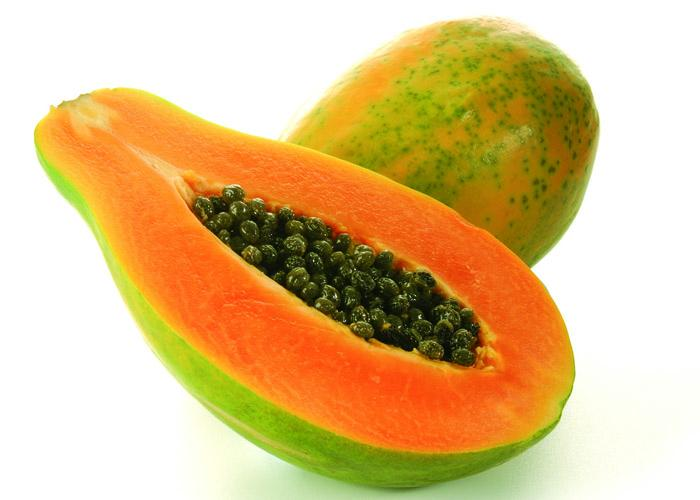
#> input picture dudu.jpg, 700 x 500 px, given in place of dalat.jpg, which was not available
$ jupyter execute lap4.ipynb
#> lines starting #> are read from the running program, lines starting #| are printed output that depends on the picture; after the words box and inside, x2 and y2 are one past the last pixel; in counts of white or black regions, pixels touching at a corner belong together; pictures that were not available may be replaced by others from this repository, and a replacement may not be noted
[cell 1]
from PIL import Image
import numpy as np
import imageio.v2 as iio
import scipy.ndimage as nd
import matplotlib.pylab as plt
from skimage.filters.thresholding import threshold_otsu

# Đọc ảnh và chuyển sang ảnh xám
data = Image.open('exercise/dalat.jpg').convert('L')
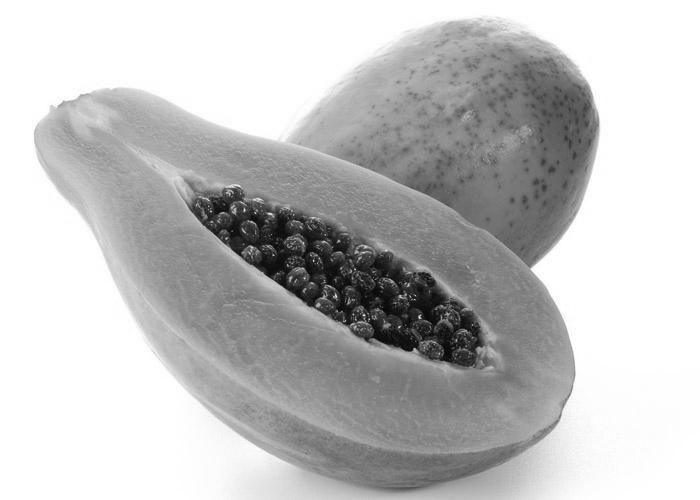
#> data: PIL image 700x500 L; min 1, max 255, mean 193

# Chuyển ảnh sang mảng numpy
a = np.asarray(data)

# Thực hiện ngưỡng Otsu
thres = threshold_otsu(a)
#> thres = 190

# Giữ lại các pixel có giá trị lớn hơn ngưỡng
b = a > thres
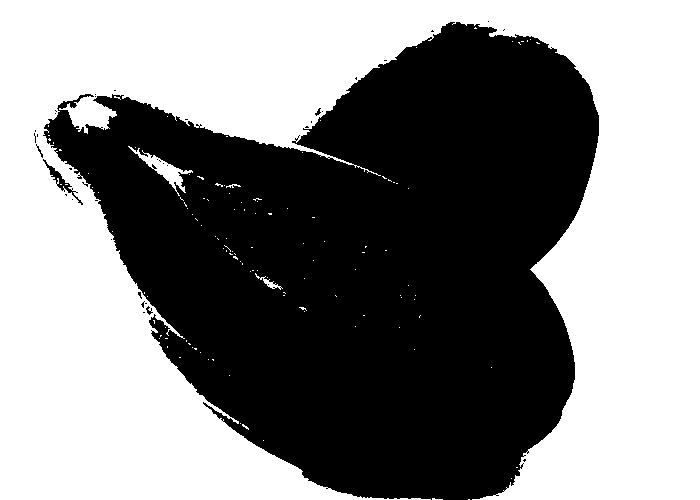
#> b: shape (500, 700) bool; 52% white; 37 black regions (32 under 20 px), largest, box (x1, y1, x2, y2) and area: (43, 22, 599, 500) 167626, (43, 159, 83, 205) 264, (146, 306, 153, 315) 28, (36, 144, 43, 158) 24, (315, 108, 321, 116) 23

# Chuyển lại thành ảnh để hiển thị
b = Image.fromarray((b * 255).astype(np.uint8))

# Hiển thị ảnh kết quả
plt.imshow(b, cmap='gray')
plt.show()

[cell 2]
from PIL import Image
import numpy as np
import imageio.v2 as iio
import scipy.ndimage as nd
import matplotlib.pylab as plt
from skimage.filters import threshold_local

# Đọc ảnh và chuyển sang ảnh xám
data = Image.open('exercise/dalat.jpg').convert('L')

# Chuyển ảnh thành mảng numpy
a = np.asarray(data)

# Thực hiện local thresholding (cửa sổ kích thước 39, offset = 10)
thresh = threshold_local(a, 39, offset=10)

# So sánh để tạo ảnh nhị phân
b = a > thresh
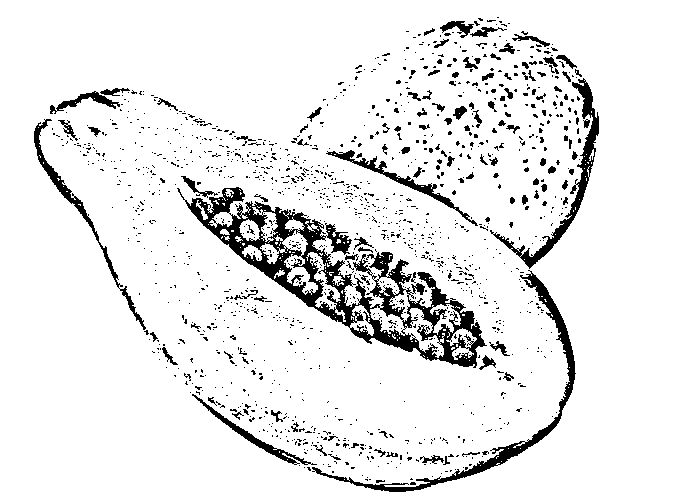
#> b: shape (500, 700) bool; 91.5% white; 1433 black regions (1316 under 20 px), largest, box (x1, y1, x2, y2) and area: (177, 187, 487, 368) 11290, (312, 270, 576, 492) 2929, (490, 78, 599, 269) 2098

# Chuyển lại thành ảnh để hiển thị (nhân 255 để có giá trị 0/255)
b = Image.fromarray((b * 255).astype(np.uint8))

# Hiển thị ảnh kết quả
plt.imshow(b, cmap='gray')
plt.show()

[cell 3]
import cv2
from PIL import Image
import numpy as np
import imageio.v2 as iio
import scipy.ndimage as nd
from scipy.ndimage import label
import matplotlib.pylab as plt
from skimage.filters import threshold_local

# Mở ảnh và chuyển sang ảnh xám
data = cv2.imread('exercise/dalat.jpg')
#> data: shape (500, 700, 3)
a = cv2.cvtColor(data, cv2.COLOR_BGR2GRAY)

# Ngưỡng Otsu (nhị phân đảo)
thresh, b1 = cv2.threshold(a, 0, 255, cv2.THRESH_BINARY_INV + cv2.THRESH_OTSU)
#> thresh = 190

# Do phương pháp Otsu chia quá nhiều, nên thực hiện co lại (erosion)
b2 = cv2.erode(b1, None, iterations=2)
#> b2: shape (500, 700); 45.1% white; 8 white regions (6 under 20 px), largest, box (x1, y1, x2, y2) and area: (51, 25, 597, 500) 157876, (157, 322, 165, 333) 46

# Tính khoảng cách transform
dist_trans = cv2.distanceTransform(b2, 2, 3)
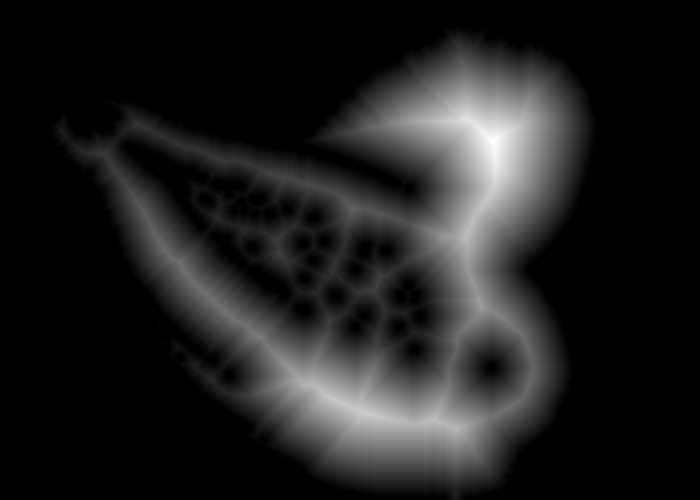
#> dist_trans: shape (500, 700) float32; min 0, max 97.41, mean 12.2; drawn with min black and max white

# Ngưỡng ảnh distance transform để lấy vùng foreground
thresh, dt = cv2.threshold(dist_trans, 1, 255, cv2.THRESH_BINARY)
#> dt: shape (500, 700) float32; 44.1% white; 2 white regions, box (x1, y1, x2, y2) and area: (52, 26, 596, 500) 154346, (158, 323, 163, 332) 20

# Gán nhãn
labelled, ncc = label(dt)
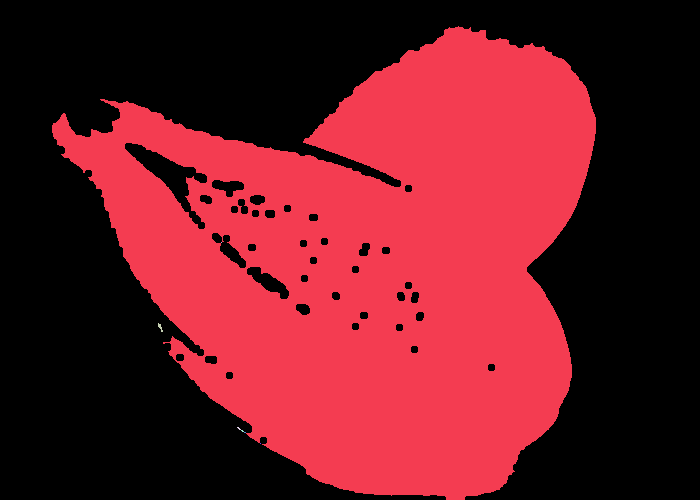
#> labelled: shape (500, 700) int32; 8 distinct labels, from 0 to 7; one colour per label, 0 black
#> ncc = 7

# Chuyển sang kiểu int32 (yêu cầu của watershed)
labelled = labelled.astype(np.int32)

# Thực hiện watershed
cv2.watershed(data, labelled)

# Chuyển kết quả thành ảnh hiển thị
b = Image.fromarray((labelled * (255 // labelled.max())).astype(np.uint8))
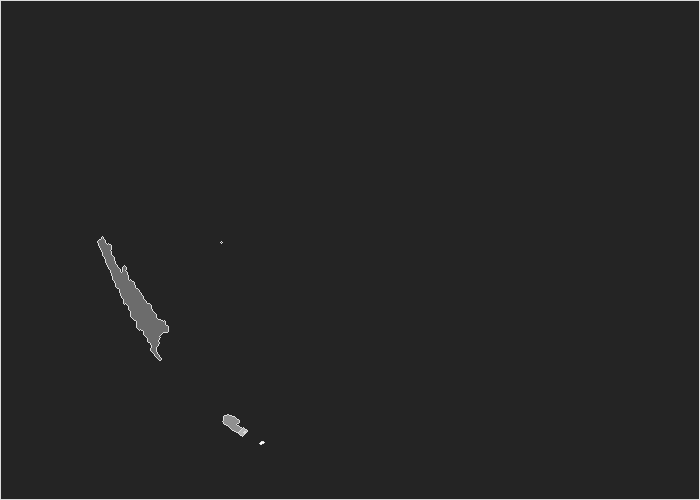
#> b: PIL image 700x500 L; min 36, max 252, mean 37.9

# Hiển thị kết quả
plt.imshow(b, cmap='gray')
plt.show()

[cell 4]
import cv2
from PIL import Image
import numpy as np
import imageio.v2 as iio
import scipy.ndimage as nd
from scipy.ndimage import label
import matplotlib.pylab as plt
from skimage.filters import threshold_local

# Mở ảnh và chuyển sang ảnh xám
data = Image.open('exercise/dalat.jpg').convert('L')

# Thực hiện phép giãn ảnh (dilation) 50 lần
b = nd.binary_dilation(np.array(data), iterations=50)
#> b: shape (500, 700) bool; every value is 1

# Chuyển kết quả về ảnh để hiển thị
c = Image.fromarray((b * 255).astype(np.uint8))
#> c: PIL image 700x500 L; every value is 255

# Hiển thị kết quả
c.show()           # Hiển thị bằng trình xem ảnh mặc định
plt.imshow(c, cmap='gray')  # Hiển thị bằng matplotlib
plt.show()

[cell 5]
import cv2
from PIL import Image
import numpy as np
import imageio.v2 as iio
import scipy.ndimage as nd
from scipy.ndimage import label
import matplotlib.pylab as plt
from skimage.filters import threshold_local

# Mở ảnh và chuyển sang ảnh xám
data = Image.open('exercise/dalat.jpg').convert('L')

# Chuyển ảnh thành mảng numpy
data_np = np.array(data)

# Định nghĩa phần tử cấu trúc (structuring element)
s = np.array([[0, 1, 0],
              [1, 1, 1],
              [0, 1, 0]])

# Thực hiện phép mở (opening) 25 lần
b = nd.binary_opening(data_np, structure=s, iterations=25)
#> b: shape (500, 700) bool; 99.6% white; 4 black regions, box (x1, y1, x2, y2) and area: (0, 0, 25, 25) 325, (675, 0, 700, 25) 325, (0, 475, 25, 500) 325, (675, 475, 700, 500) 325

# Chuyển kết quả thành ảnh để hiển thị
c = Image.fromarray((b * 255).astype(np.uint8))

# Hiển thị kết quả
c.show()               # Hiển thị bằng trình xem ảnh mặc định
plt.imshow(c, cmap='gray')   # Hiển thị bằng matplotlib
plt.show()

[cell 6]
import cv2
from PIL import Image
import numpy as np
import imageio.v2 as iio
import scipy.ndimage as nd
from scipy.ndimage import label
import matplotlib.pylab as plt
from skimage.filters import threshold_local

# Mở ảnh và chuyển sang ảnh xám
data = Image.open('exercise/dalat.jpg').convert('L')

# Chuyển ảnh sang mảng numpy
data_np = np.array(data)

# Định nghĩa phần tử cấu trúc (structuring element)
s = np.array([[0, 1, 0],
              [1, 1, 1],
              [0, 1, 0]])

# Thực hiện phép co (erosion) 50 lần
b = nd.binary_erosion(data_np, structure=s, iterations=50)
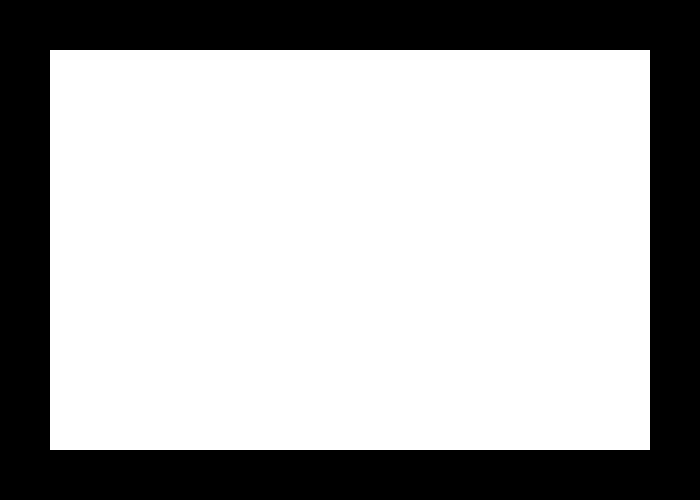
#> b: shape (500, 700) bool; 68.6% white; 1 black region, box (x1, y1, x2, y2) and area: (0, 0, 700, 500) 110000

# Chuyển kết quả thành ảnh để hiển thị
c = Image.fromarray((b * 255).astype(np.uint8))

# Hiển thị kết quả
c.show()               # Hiển thị bằng trình xem ảnh mặc định
plt.imshow(c, cmap='gray')   # Hiển thị bằng matplotlib
plt.show()

[cell 7]
import cv2
from PIL import Image
import numpy as np
import imageio.v2 as iio
import scipy.ndimage as nd
from scipy.ndimage import label
import matplotlib.pylab as plt
from skimage.filters import threshold_local

# Mở ảnh và chuyển sang ảnh xám
data = Image.open('exercise/dalat.jpg').convert('L')

# Chuyển ảnh sang mảng numpy
data_np = np.array(data)

# Định nghĩa phần tử cấu trúc (structuring element)
s = np.array([[0, 1, 0],
              [1, 1, 1],
              [0, 1, 0]])

# Thực hiện phép đóng (closing) 50 lần
b = nd.binary_closing(data_np, structure=s, iterations=50)

# Chuyển kết quả thành ảnh để hiển thị
c = Image.fromarray((b * 255).astype(np.uint8))

# Hiển thị kết quả
c.show()                # Hiển thị bằng trình xem ảnh mặc định
plt.imshow(c, cmap='gray')   # Hiển thị bằng matplotlib
plt.show()

[cell 8]
from PIL import Image
import numpy as np
from skimage.filters import threshold_otsu
import matplotlib.pyplot as plt

# Bước 1: Đọc ảnh từ thư mục exercise
img = Image.open('exercise/dalat.jpg').convert('L')  # chuyển ảnh sang xám

# Bước 2: Cắt (ví dụ: chọn vùng LangBiang)
# Bạn cần biết tọa độ vùng chứa LangBiang trong ảnh. Ví dụ:
left, upper, right, lower = 200, 100, 500, 400
crop = img.crop((left, upper, right, lower))
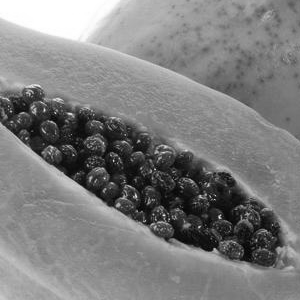
#> crop: PIL image 300x300 L; min 1, max 255, mean 125.7

# Bước 3: Tịnh tiến vùng chọn sang phải 100px
crop_array = np.array(crop)
h, w = crop_array.shape
#> h = 300; w = 300
new_w = w + 100
#> new_w = 400
translated = np.zeros((h, new_w), dtype=crop_array.dtype)
translated[:, 100:] = crop_array
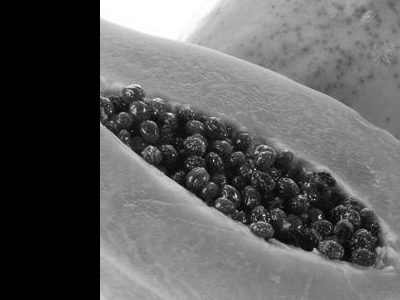
#> translated: shape (300, 400); min 0, max 255, mean 94.3

# Bước 4: Áp dụng Otsu hoặc ngưỡng thủ công 0.3
# (ngưỡng 0.3 dựa trên max pixel value 255 → 0.3*255)
threshold = 0.3 * 255
binary = (translated > threshold).astype(np.uint8) * 255
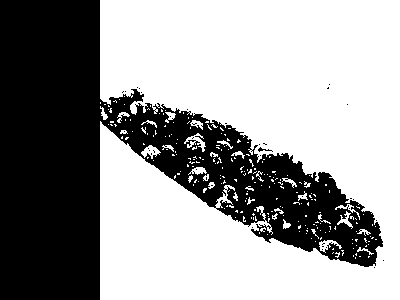
#> binary: shape (300, 400); 60.8% white; 39 black regions (37 under 20 px), largest, box (x1, y1, x2, y2) and area: (0, 0, 383, 300) 46965, (258, 147, 273, 152) 27

# Bước 5: Lưu và hiển thị
result_img = Image.fromarray(binary)
result_img.save('lang_biang.jpg')

# Hiển thị
plt.imshow(result_img, cmap='gray')
plt.axis('off')
plt.show()

[cell 9]
from PIL import Image
import numpy as np
from skimage.filters import threshold_otsu
import matplotlib.pyplot as plt

# Bước 1: Đọc ảnh từ thư mục exercise
img = Image.open('exercise/dalat.jpg').convert('L')  # chuyển ảnh sang xám

# Bước 2: Cắt (ví dụ: chọn vùng LangBiang)
# Bạn cần biết tọa độ vùng chứa LangBiang trong ảnh. Ví dụ:
left, upper, right, lower = 200, 100, 500, 400
crop = img.crop((left, upper, right, lower))

# Bước 3: Tịnh tiến vùng chọn sang phải 100px
crop_array = np.array(crop)
h, w = crop_array.shape
new_w = w + 100
translated = np.zeros((h, new_w), dtype=crop_array.dtype)
translated[:, 100:] = crop_array

# Bước 4: Áp dụng Otsu hoặc ngưỡng thủ công 0.3
# (ngưỡng 0.3 dựa trên max pixel value 255 → 0.3*255)
threshold = 0.3 * 255
binary = (translated > threshold).astype(np.uint8) * 255

# Bước 5: Lưu và hiển thị
result_img = Image.fromarray(binary)
result_img.save('lang_biang.jpg')

# Hiển thị
plt.imshow(result_img, cmap='gray')
plt.axis('off')
plt.show()

[cell 10]
import cv2
import numpy as np
from PIL import Image
from skimage.filters import threshold_local, threshold_otsu
import scipy.ndimage as nd
import matplotlib.pyplot as plt

# Các hàm xử lý ảnh mẫu:
def coordinate_mapping(img):
    print("Đang chạy coordinate_mapping (demo: không làm gì)")
    return img

def rotate(img, angle=45):
    print(f"Đang xoay {angle} độ")
    (h, w) = img.shape[:2]
    M = cv2.getRotationMatrix2D((w/2, h/2), angle, 1)
    return cv2.warpAffine(img, M, (w, h))

def scale(img, fx=1.5, fy=1.5):
    print(f"Đang scale với fx={fx}, fy={fy}")
    return cv2.resize(img, None, fx=fx, fy=fy)

def shift(img, tx=50, ty=50):
    print(f"Đang dịch ảnh sang phải {tx}px, xuống {ty}px")
    M = np.float32([[1, 0, tx], [0, 1, ty]])
    return cv2.warpAffine(img, M, (img.shape[1], img.shape[0]))

def adaptive_thresholding(img):
    print("Đang chạy adaptive_thresholding")
    return cv2.adaptiveThreshold(
        cv2.cvtColor(img, cv2.COLOR_BGR2GRAY),
        255, cv2.ADAPTIVE_THRESH_MEAN_C, cv2.THRESH_BINARY, 11, 2
    )

def binary_dilation(img, iterations=5):
    print(f"Đang chạy binary_dilation với iterations={iterations}")
    img_gray = cv2.cvtColor(img, cv2.COLOR_BGR2GRAY)
    return nd.binary_dilation(img_gray, iterations=iterations).astype(np.uint8) * 255

def binary_erosion(img, iterations=5):
    print(f"Đang chạy binary_erosion với iterations={iterations}")
    img_gray = cv2.cvtColor(img, cv2.COLOR_BGR2GRAY)
    return nd.binary_erosion(img_gray, iterations=iterations).astype(np.uint8) * 255

def otsu(img):
    print("Đang chạy Otsu")
    img_gray = cv2.cvtColor(img, cv2.COLOR_BGR2GRAY)
    thresh = threshold_otsu(img_gray)
    return (img_gray > thresh).astype(np.uint8) * 255

# Tạo menu
print("""
Chọn chức năng:
geometric_transformation:
    1. coordinate_mapping
    2. Rotate
    3. Scale
    4. Shift
segment:
    5. Adaptive_thresholding
    6. Binary_dilation
    7. Binary_erosion
    8. Otsu
""")

# Đọc ảnh gốc
image_path = 'exercise/dalat.jpg'  # sửa lại đường dẫn nếu cần
img = cv2.imread(image_path)

# Nhập lựa chọn
choices = input("Nhập số chức năng muốn chạy (cách nhau bằng dấu cách, ví dụ: 2 8): ").split()
#> the answer given: 1

# Xử lý ảnh theo lựa chọn
result = img.copy()

for choice in choices:
    if choice == '1':
        result = coordinate_mapping(result)
    elif choice == '2':
        result = rotate(result)
    elif choice == '3':
        result = scale(result)
    elif choice == '4':
        result = shift(result)
    elif choice == '5':
        result = adaptive_thresholding(result)
    elif choice == '6':
        result = binary_dilation(result)
    elif choice == '7':
        result = binary_erosion(result)
    elif choice == '8':
        result = otsu(result)

# Hiển thị kết quả
plt.imshow(result, cmap='gray' if len(result.shape)==2 else None)
plt.title("Kết quả")
plt.axis('off')
plt.show()

$ run again, on kiwi.jpg
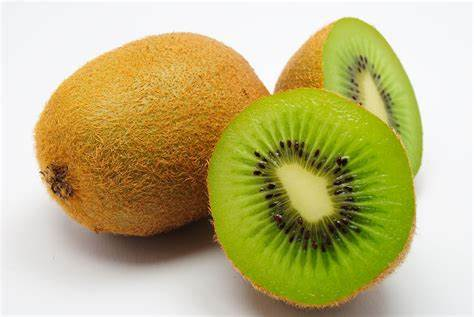
#> input picture kiwi.jpg, 474 x 317 px, given in place of dalat.jpg, which was not available
#> thres = 180
#> `b = a > thresh`:
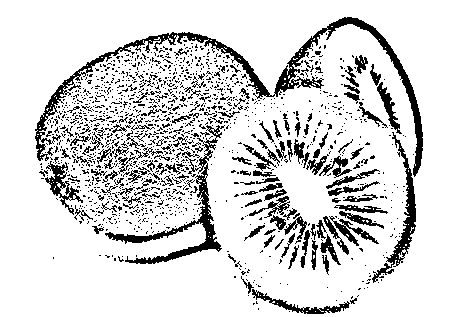
#> b: shape (317, 474) bool; 85.1% white; 1374 black regions (1233 under 20 px), largest, box (x1, y1, x2, y2) and area: (35, 17, 423, 177) 4477, (105, 125, 225, 264) 2035, (372, 132, 416, 283) 1138
#> b1: shape (317, 474); 52.6% white; 482 black regions (450 under 20 px), largest, box (x1, y1, x2, y2) and area: (0, 0, 474, 317) 64872, (278, 164, 329, 218) 1533, (330, 26, 405, 96) 1386
#> b2: shape (317, 474); 42.1% white; 38 white regions (34 under 20 px), largest, box (x1, y1, x2, y2) and area: (39, 34, 420, 317) 63042, (355, 21, 379, 37) 78, (336, 20, 350, 27) 54, (195, 77, 206, 85) 39
#> dt: shape (317, 474) float32; 39.6% white; 19 white regions (14 under 20 px), largest, box (x1, y1, x2, y2) and area: (40, 46, 419, 317) 59339, (59, 94, 68, 106) 61, (206, 80, 224, 93) 51, (338, 21, 349, 26) 23, (356, 23, 371, 31) 23
#> labelled: shape (317, 474) int32; 32 distinct labels, from 0 to 31
#> ncc = 31
#> `binary = (translated > threshold).astype(np.uint8) * 255`:
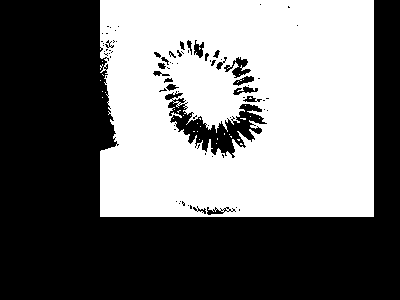
#> binary: shape (300, 400); 45.8% white; 35 white regions (34 under 20 px), largest, box (x1, y1, x2, y2) and area: (100, 0, 374, 217) 54866

$ run again, on lang_biang.jpg
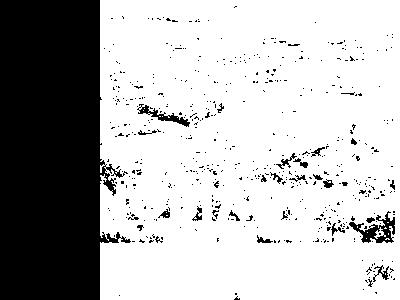
#> input picture lang_biang.jpg, 400 x 300 px, given in place of dalat.jpg, which was not available
#> data is the input picture: PIL image 400x300 L; min 0, max 255, mean 182.4
#> thres = 32
#> data: shape (300, 400, 3)
#> b1: shape (300, 400); 28.2% white; 535 white regions (507 under 20 px), largest, box (x1, y1, x2, y2) and area: (0, 0, 131, 300) 30450, (349, 211, 395, 243) 569, (137, 104, 190, 127) 307
#> b2: shape (300, 400); 24.5% white; 8 white regions (7 under 20 px), largest, box (x1, y1, x2, y2) and area: (0, 0, 99, 300) 29402
#> dt: shape (300, 400) float32; 24.3% white; 2 white regions (1 under 20 px), largest, box (x1, y1, x2, y2) and area: (0, 0, 98, 300) 29102
#> labelled: shape (300, 400) int32; 3 distinct labels, from 0 to 2
#> ncc = 2
#> `translated[:, 100:] = crop_array`:
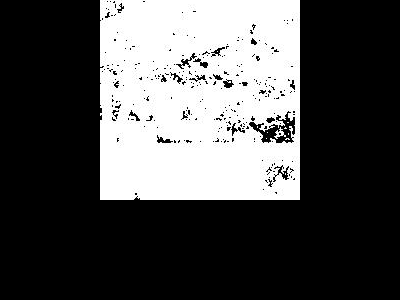
#> translated: shape (300, 400); min 0, max 255, mean 80.1
#> binary: shape (300, 400); 31.5% white; 11 white regions (9 under 20 px), largest, box (x1, y1, x2, y2) and area: (100, 0, 300, 200) 37776, (274, 127, 286, 139) 55
